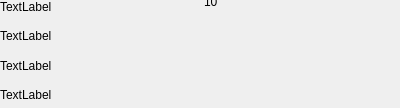
<?xml version="1.0" encoding="UTF-8"?>
<ui version="4.0">
 <class>Form</class>
 <widget class="QWidget" name="Form">
  <property name="geometry">
   <rect>
    <x>0</x>
    <y>0</y>
    <width>400</width>
    <height>108</height>
   </rect>
  </property>
  <property name="windowTitle">
   <string>Form</string>
  </property>
  <widget class="QWidget" name="horizontalLayoutWidget">
   <property name="geometry">
    <rect>
     <x>0</x>
     <y>-5</y>
     <width>401</width>
     <height>111</height>
    </rect>
   </property>
   <layout class="QHBoxLayout" name="horizontalLayout">
    <item>
     <layout class="QVBoxLayout" name="verticalLayout_2">
      <item>
       <widget class="QLabel" name="type_name">
        <property name="text">
         <string>TextLabel</string>
        </property>
       </widget>
      </item>
      <item>
       <widget class="QLabel" name="director">
        <property name="text">
         <string>TextLabel</string>
        </property>
       </widget>
      </item>
      <item>
       <widget class="QLabel" name="phone">
        <property name="text">
         <string>TextLabel</string>
        </property>
       </widget>
      </item>
      <item>
       <widget class="QLabel" name="rating">
        <property name="text">
         <string>TextLabel</string>
        </property>
       </widget>
      </item>
     </layout>
    </item>
    <item>
     <widget class="QLabel" name="skidka">
      <property name="layoutDirection">
       <enum>Qt::LeftToRight</enum>
      </property>
      <property name="text">
       <string>10</string>
      </property>
      <property name="alignment">
       <set>Qt::AlignLeading|Qt::AlignLeft|Qt::AlignTop</set>
      </property>
     </widget>
    </item>
   </layout>
  </widget>
 </widget>
 <resources/>
 <connections/>
</ui>
